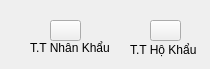
         <widget class="QWidget" name="tab_3">
          <attribute name="title">
           <string>Danh Mục</string>
          </attribute>
          <widget class="QPushButton" name="pushButton_9">
           <property name="geometry">
            <rect>
             <x>50</x>
             <y>20</y>
             <width>31</width>
             <height>21</height>
            </rect>
           </property>
           <property name="styleSheet">
            <string notr="true">QPushButton {
	border-image: url(C:/Users/Admin/Documents/cnpm/info_people.png);
	color: white;
}

QPushButton:hover {
	border-image: url(C:/Users/Admin/Documents/cnpm/info_people_hover.png);
}</string>
           </property>
           <property name="text">
            <string/>
           </property>
          </widget>
          <widget class="QLabel" name="label_14">
           <property name="geometry">
            <rect>
             <x>30</x>
             <y>40</y>
             <width>81</width>
             <height>16</height>
            </rect>
           </property>
           <property name="text">
            <string>T.T Nhân Khẩu</string>
           </property>
          </widget>
          <widget class="QPushButton" name="pushButton_11">
           <property name="geometry">
            <rect>
             <x>150</x>
             <y>20</y>
             <width>31</width>
             <height>21</height>
            </rect>
           </property>
           <property name="styleSheet">
            <string notr="true">QPushButton {
	border-image: url(C:/Users/Admin/Documents/cnpm/hokhau.jpg);
	color: white;
}

QPushButton:hover {
	border-image: url(C:/Users/Admin/Documents/cnpm/hokhau_hover.jpg);
}</string>
           </property>
           <property name="text">
            <string/>
           </property>
          </widget>
          <widget class="QLabel" name="label_17">
           <property name="geometry">
            <rect>
             <x>130</x>
             <y>40</y>
             <width>71</width>
             <height>20</height>
            </rect>
           </property>
           <property name="text">
            <string>T.T Hộ Khẩu</string>
           </property>
          </widget>
         </widget>
